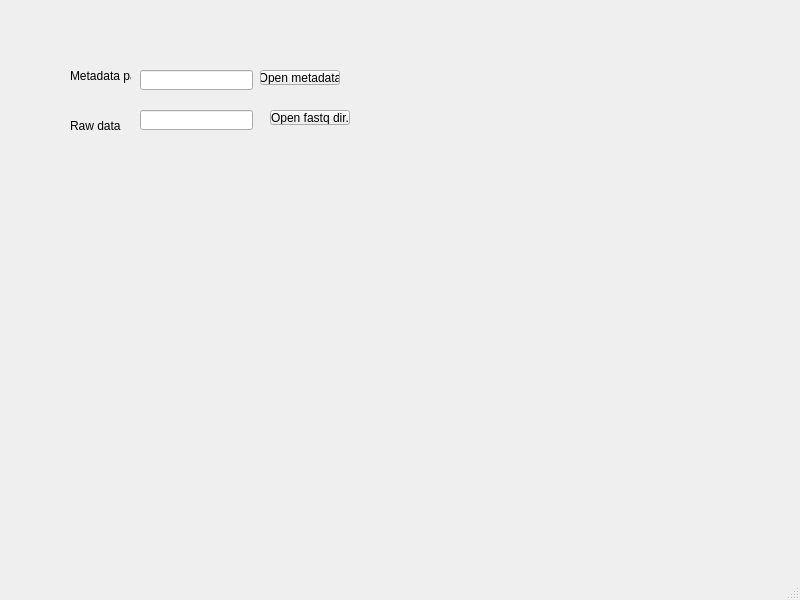
<?xml version="1.0" encoding="UTF-8"?>
<ui version="4.0">
 <class>amplicon</class>
 <widget class="QMainWindow" name="amplicon">
  <property name="geometry">
   <rect>
    <x>0</x>
    <y>0</y>
    <width>800</width>
    <height>600</height>
   </rect>
  </property>
  <property name="windowTitle">
   <string>MainWindow</string>
  </property>
  <widget class="QWidget" name="centralwidget">
   <widget class="QPushButton" name="pushButton">
    <property name="geometry">
     <rect>
      <x>260</x>
      <y>70</y>
      <width>80</width>
      <height>15</height>
     </rect>
    </property>
    <property name="text">
     <string>Open metadata</string>
    </property>
   </widget>
   <widget class="QLabel" name="label">
    <property name="geometry">
     <rect>
      <x>70</x>
      <y>60</y>
      <width>61</width>
      <height>31</height>
     </rect>
    </property>
    <property name="text">
     <string>Metadata path</string>
    </property>
   </widget>
   <widget class="QLineEdit" name="lineEdit">
    <property name="geometry">
     <rect>
      <x>140</x>
      <y>70</y>
      <width>113</width>
      <height>20</height>
     </rect>
    </property>
   </widget>
   <widget class="QLabel" name="label_2">
    <property name="geometry">
     <rect>
      <x>70</x>
      <y>110</y>
      <width>61</width>
      <height>31</height>
     </rect>
    </property>
    <property name="text">
     <string>Raw data</string>
    </property>
   </widget>
   <widget class="QLineEdit" name="lineEdit_2">
    <property name="geometry">
     <rect>
      <x>140</x>
      <y>110</y>
      <width>113</width>
      <height>20</height>
     </rect>
    </property>
   </widget>
   <widget class="QPushButton" name="pushButton_2">
    <property name="geometry">
     <rect>
      <x>270</x>
      <y>110</y>
      <width>80</width>
      <height>15</height>
     </rect>
    </property>
    <property name="text">
     <string>Open fastq dir.</string>
    </property>
   </widget>
  </widget>
  <widget class="QMenuBar" name="menubar">
   <property name="geometry">
    <rect>
     <x>0</x>
     <y>0</y>
     <width>800</width>
     <height>17</height>
    </rect>
   </property>
  </widget>
  <widget class="QStatusBar" name="statusbar"/>
 </widget>
 <resources/>
 <connections/>
</ui>
